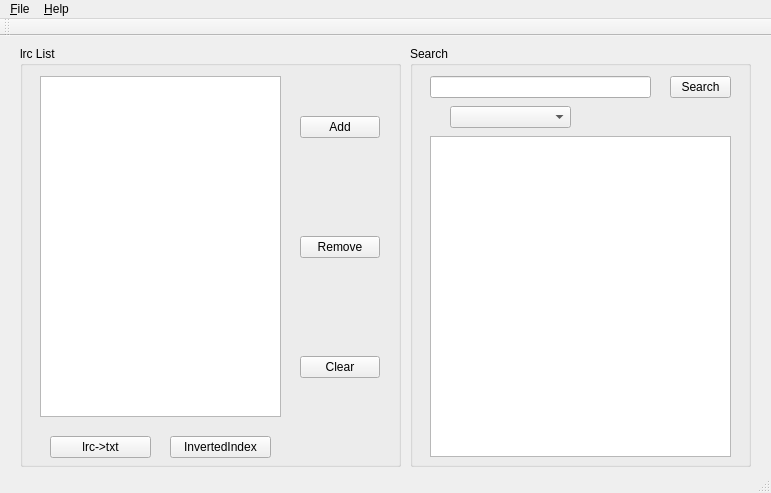
<?xml version="1.0" encoding="UTF-8"?>
<ui version="4.0">
 <class>MainWindow</class>
 <widget class="QMainWindow" name="MainWindow">
  <property name="geometry">
   <rect>
    <x>0</x>
    <y>0</y>
    <width>771</width>
    <height>493</height>
   </rect>
  </property>
  <property name="windowTitle">
   <string>MainWindow</string>
  </property>
  <widget class="QWidget" name="centralWidget">
   <widget class="QGroupBox" name="groupBox">
    <property name="geometry">
     <rect>
      <x>20</x>
      <y>10</y>
      <width>381</width>
      <height>421</height>
     </rect>
    </property>
    <property name="title">
     <string>lrc List</string>
    </property>
    <widget class="QPushButton" name="btnAddFile">
     <property name="geometry">
      <rect>
       <x>280</x>
       <y>70</y>
       <width>80</width>
       <height>22</height>
      </rect>
     </property>
     <property name="text">
      <string>Add</string>
     </property>
    </widget>
    <widget class="QPushButton" name="btnRemoveFile">
     <property name="geometry">
      <rect>
       <x>280</x>
       <y>190</y>
       <width>80</width>
       <height>22</height>
      </rect>
     </property>
     <property name="text">
      <string>Remove</string>
     </property>
    </widget>
    <widget class="QPushButton" name="btnClearList">
     <property name="geometry">
      <rect>
       <x>280</x>
       <y>310</y>
       <width>80</width>
       <height>22</height>
      </rect>
     </property>
     <property name="text">
      <string>Clear</string>
     </property>
    </widget>
    <widget class="QTableWidget" name="twgFileList">
     <property name="geometry">
      <rect>
       <x>20</x>
       <y>30</y>
       <width>241</width>
       <height>341</height>
      </rect>
     </property>
    </widget>
    <widget class="QPushButton" name="btnLRCtoTXT">
     <property name="geometry">
      <rect>
       <x>30</x>
       <y>390</y>
       <width>101</width>
       <height>22</height>
      </rect>
     </property>
     <property name="text">
      <string>lrc-&gt;txt</string>
     </property>
    </widget>
    <widget class="QPushButton" name="btnInvertedIndex">
     <property name="geometry">
      <rect>
       <x>150</x>
       <y>390</y>
       <width>101</width>
       <height>22</height>
      </rect>
     </property>
     <property name="text">
      <string>InvertedIndex</string>
     </property>
    </widget>
   </widget>
   <widget class="QGroupBox" name="groupBox_2">
    <property name="geometry">
     <rect>
      <x>410</x>
      <y>10</y>
      <width>341</width>
      <height>421</height>
     </rect>
    </property>
    <property name="title">
     <string>Search</string>
    </property>
    <widget class="QLineEdit" name="letSearch">
     <property name="geometry">
      <rect>
       <x>20</x>
       <y>30</y>
       <width>221</width>
       <height>22</height>
      </rect>
     </property>
    </widget>
    <widget class="QPushButton" name="btnSearch">
     <property name="geometry">
      <rect>
       <x>260</x>
       <y>30</y>
       <width>61</width>
       <height>22</height>
      </rect>
     </property>
     <property name="text">
      <string>Search</string>
     </property>
    </widget>
    <widget class="QTableWidget" name="twgRankList">
     <property name="geometry">
      <rect>
       <x>20</x>
       <y>90</y>
       <width>301</width>
       <height>321</height>
      </rect>
     </property>
    </widget>
    <widget class="QComboBox" name="cbbRankMode">
     <property name="geometry">
      <rect>
       <x>40</x>
       <y>60</y>
       <width>121</width>
       <height>22</height>
      </rect>
     </property>
    </widget>
   </widget>
  </widget>
  <widget class="QMenuBar" name="menuBar">
   <property name="geometry">
    <rect>
     <x>0</x>
     <y>0</y>
     <width>771</width>
     <height>19</height>
    </rect>
   </property>
   <widget class="QMenu" name="menuDocument">
    <property name="title">
     <string>&amp;File</string>
    </property>
    <addaction name="actionAdd_lrc"/>
   </widget>
   <widget class="QMenu" name="menuHelp">
    <property name="title">
     <string>&amp;Help</string>
    </property>
    <addaction name="actionAbout_LyricDetective"/>
   </widget>
   <addaction name="menuDocument"/>
   <addaction name="menuHelp"/>
  </widget>
  <widget class="QToolBar" name="mainToolBar">
   <attribute name="toolBarArea">
    <enum>TopToolBarArea</enum>
   </attribute>
   <attribute name="toolBarBreak">
    <bool>false</bool>
   </attribute>
  </widget>
  <widget class="QStatusBar" name="statusBar"/>
  <action name="actionAdd_lrc">
   <property name="text">
    <string>Add lrc</string>
   </property>
  </action>
  <action name="actionAbout_LyricDetective">
   <property name="text">
    <string>About LyricDetective</string>
   </property>
  </action>
 </widget>
 <layoutdefault spacing="6" margin="11"/>
 <resources/>
 <connections/>
</ui>
